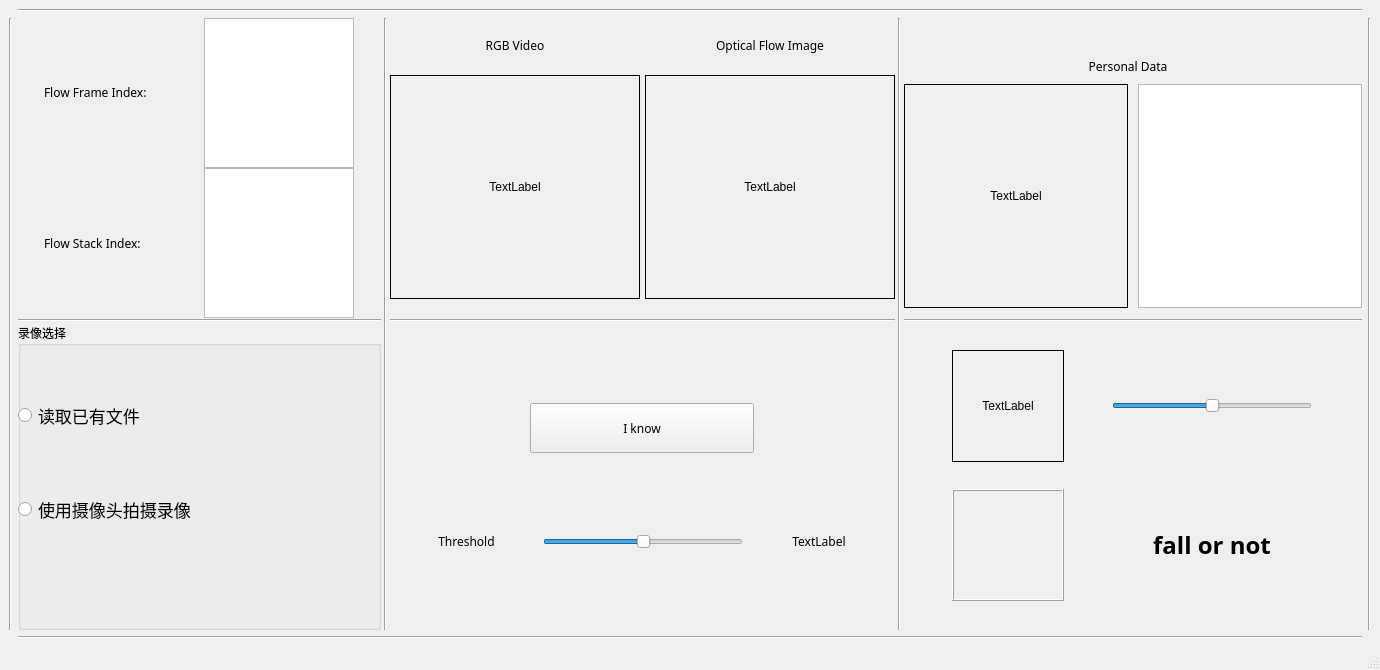
<?xml version="1.0" encoding="UTF-8"?>
<ui version="4.0">
 <class>MainWindow</class>
 <widget class="QMainWindow" name="MainWindow">
  <property name="geometry">
   <rect>
    <x>0</x>
    <y>0</y>
    <width>1380</width>
    <height>670</height>
   </rect>
  </property>
  <property name="sizePolicy">
   <sizepolicy hsizetype="Expanding" vsizetype="Expanding">
    <horstretch>0</horstretch>
    <verstretch>0</verstretch>
   </sizepolicy>
  </property>
  <property name="minimumSize">
   <size>
    <width>1380</width>
    <height>670</height>
   </size>
  </property>
  <property name="maximumSize">
   <size>
    <width>1380</width>
    <height>670</height>
   </size>
  </property>
  <property name="windowTitle">
   <string>MonitorWindow</string>
  </property>
  <widget class="QWidget" name="centralwidget">
   <property name="sizePolicy">
    <sizepolicy hsizetype="Fixed" vsizetype="Fixed">
     <horstretch>0</horstretch>
     <verstretch>0</verstretch>
    </sizepolicy>
   </property>
   <layout class="QGridLayout" name="gridLayout_6">
    <item row="2" column="1">
     <layout class="QGridLayout" name="gridLayout_0">
      <property name="horizontalSpacing">
       <number>3</number>
      </property>
      <property name="verticalSpacing">
       <number>1</number>
      </property>
      <item row="0" column="4">
       <layout class="QGridLayout" name="gridLayout_2">
        <item row="2" column="0">
         <layout class="QGridLayout" name="gridLayout_2_1">
          <item row="0" column="0">
           <widget class="QLabel" name="label_photo">
            <property name="minimumSize">
             <size>
              <width>224</width>
              <height>224</height>
             </size>
            </property>
            <property name="maximumSize">
             <size>
              <width>224</width>
              <height>224</height>
             </size>
            </property>
            <property name="frameShape">
             <enum>QFrame::Box</enum>
            </property>
            <property name="text">
             <string>TextLabel</string>
            </property>
            <property name="alignment">
             <set>Qt::AlignCenter</set>
            </property>
           </widget>
          </item>
          <item row="0" column="1">
           <spacer name="horizontalSpacer">
            <property name="orientation">
             <enum>Qt::Horizontal</enum>
            </property>
            <property name="sizeType">
             <enum>QSizePolicy::Fixed</enum>
            </property>
            <property name="sizeHint" stdset="0">
             <size>
              <width>10</width>
              <height>10</height>
             </size>
            </property>
           </spacer>
          </item>
          <item row="0" column="2">
           <widget class="QPlainTextEdit" name="plainTextEdit_data">
            <property name="sizePolicy">
             <sizepolicy hsizetype="Fixed" vsizetype="Fixed">
              <horstretch>0</horstretch>
              <verstretch>0</verstretch>
             </sizepolicy>
            </property>
            <property name="minimumSize">
             <size>
              <width>224</width>
              <height>224</height>
             </size>
            </property>
            <property name="maximumSize">
             <size>
              <width>224</width>
              <height>224</height>
             </size>
            </property>
           </widget>
          </item>
         </layout>
        </item>
        <item row="1" column="0">
         <widget class="QLabel" name="label_persondata">
          <property name="sizePolicy">
           <sizepolicy hsizetype="Expanding" vsizetype="Expanding">
            <horstretch>0</horstretch>
            <verstretch>0</verstretch>
           </sizepolicy>
          </property>
          <property name="minimumSize">
           <size>
            <width>448</width>
            <height>50</height>
           </size>
          </property>
          <property name="maximumSize">
           <size>
            <width>448</width>
            <height>20</height>
           </size>
          </property>
          <property name="font">
           <font>
            <family>Arial Black</family>
           </font>
          </property>
          <property name="text">
           <string>Personal Data</string>
          </property>
          <property name="alignment">
           <set>Qt::AlignCenter</set>
          </property>
         </widget>
        </item>
       </layout>
      </item>
      <item row="0" column="2">
       <layout class="QGridLayout" name="gridLayout_1" rowstretch="0,0" columnstretch="0,0,0">
        <property name="sizeConstraint">
         <enum>QLayout::SetMinAndMaxSize</enum>
        </property>
        <property name="horizontalSpacing">
         <number>2</number>
        </property>
        <property name="verticalSpacing">
         <number>3</number>
        </property>
        <item row="1" column="0">
         <widget class="QLabel" name="label_rgb">
          <property name="sizePolicy">
           <sizepolicy hsizetype="Expanding" vsizetype="Expanding">
            <horstretch>0</horstretch>
            <verstretch>0</verstretch>
           </sizepolicy>
          </property>
          <property name="minimumSize">
           <size>
            <width>250</width>
            <height>224</height>
           </size>
          </property>
          <property name="maximumSize">
           <size>
            <width>250</width>
            <height>224</height>
           </size>
          </property>
          <property name="frameShape">
           <enum>QFrame::Box</enum>
          </property>
          <property name="text">
           <string>TextLabel</string>
          </property>
          <property name="alignment">
           <set>Qt::AlignCenter</set>
          </property>
         </widget>
        </item>
        <item row="1" column="2">
         <widget class="QLabel" name="label_fl">
          <property name="sizePolicy">
           <sizepolicy hsizetype="Fixed" vsizetype="Fixed">
            <horstretch>0</horstretch>
            <verstretch>0</verstretch>
           </sizepolicy>
          </property>
          <property name="minimumSize">
           <size>
            <width>250</width>
            <height>224</height>
           </size>
          </property>
          <property name="maximumSize">
           <size>
            <width>250</width>
            <height>224</height>
           </size>
          </property>
          <property name="frameShape">
           <enum>QFrame::Box</enum>
          </property>
          <property name="text">
           <string>TextLabel</string>
          </property>
          <property name="alignment">
           <set>Qt::AlignCenter</set>
          </property>
         </widget>
        </item>
        <item row="0" column="0">
         <widget class="QLabel" name="label_RGB">
          <property name="sizePolicy">
           <sizepolicy hsizetype="Expanding" vsizetype="Expanding">
            <horstretch>0</horstretch>
            <verstretch>0</verstretch>
           </sizepolicy>
          </property>
          <property name="minimumSize">
           <size>
            <width>250</width>
            <height>20</height>
           </size>
          </property>
          <property name="maximumSize">
           <size>
            <width>250</width>
            <height>20</height>
           </size>
          </property>
          <property name="font">
           <font>
            <family>Arial Black</family>
           </font>
          </property>
          <property name="text">
           <string>RGB Video</string>
          </property>
          <property name="alignment">
           <set>Qt::AlignCenter</set>
          </property>
         </widget>
        </item>
        <item row="0" column="2">
         <widget class="QLabel" name="label_flow">
          <property name="sizePolicy">
           <sizepolicy hsizetype="Expanding" vsizetype="Expanding">
            <horstretch>0</horstretch>
            <verstretch>0</verstretch>
           </sizepolicy>
          </property>
          <property name="minimumSize">
           <size>
            <width>224</width>
            <height>20</height>
           </size>
          </property>
          <property name="maximumSize">
           <size>
            <width>250</width>
            <height>20</height>
           </size>
          </property>
          <property name="font">
           <font>
            <family>Arial Black</family>
           </font>
          </property>
          <property name="text">
           <string>Optical Flow Image</string>
          </property>
          <property name="alignment">
           <set>Qt::AlignCenter</set>
          </property>
         </widget>
        </item>
        <item row="1" column="1">
         <spacer name="horizontalSpacer_3">
          <property name="orientation">
           <enum>Qt::Horizontal</enum>
          </property>
          <property name="sizeType">
           <enum>QSizePolicy::Fixed</enum>
          </property>
          <property name="sizeHint" stdset="0">
           <size>
            <width>3</width>
            <height>20</height>
           </size>
          </property>
         </spacer>
        </item>
       </layout>
      </item>
      <item row="2" column="4">
       <layout class="QGridLayout" name="gridLayout_3">
        <item row="0" column="0">
         <widget class="QLabel" name="label_sound">
          <property name="minimumSize">
           <size>
            <width>112</width>
            <height>112</height>
           </size>
          </property>
          <property name="maximumSize">
           <size>
            <width>112</width>
            <height>112</height>
           </size>
          </property>
          <property name="frameShape">
           <enum>QFrame::Box</enum>
          </property>
          <property name="text">
           <string>TextLabel</string>
          </property>
          <property name="alignment">
           <set>Qt::AlignCenter</set>
          </property>
         </widget>
        </item>
        <item row="0" column="1">
         <widget class="QSlider" name="horizontalSlider_sound">
          <property name="sizePolicy">
           <sizepolicy hsizetype="Fixed" vsizetype="Fixed">
            <horstretch>0</horstretch>
            <verstretch>0</verstretch>
           </sizepolicy>
          </property>
          <property name="minimumSize">
           <size>
            <width>200</width>
            <height>20</height>
           </size>
          </property>
          <property name="maximumSize">
           <size>
            <width>200</width>
            <height>20</height>
           </size>
          </property>
          <property name="layoutDirection">
           <enum>Qt::LeftToRight</enum>
          </property>
          <property name="maximum">
           <number>100</number>
          </property>
          <property name="value">
           <number>50</number>
          </property>
          <property name="orientation">
           <enum>Qt::Horizontal</enum>
          </property>
         </widget>
        </item>
        <item row="1" column="0">
         <widget class="QFrame" name="frame_fall">
          <property name="minimumSize">
           <size>
            <width>112</width>
            <height>112</height>
           </size>
          </property>
          <property name="maximumSize">
           <size>
            <width>112</width>
            <height>112</height>
           </size>
          </property>
          <property name="autoFillBackground">
           <bool>false</bool>
          </property>
          <property name="frameShape">
           <enum>QFrame::Box</enum>
          </property>
          <property name="frameShadow">
           <enum>QFrame::Raised</enum>
          </property>
         </widget>
        </item>
        <item row="1" column="1">
         <widget class="QLabel" name="label_fall">
          <property name="font">
           <font>
            <family>Arial Black</family>
            <pointsize>18</pointsize>
            <weight>75</weight>
            <bold>true</bold>
            <kerning>true</kerning>
           </font>
          </property>
          <property name="text">
           <string>fall or not</string>
          </property>
          <property name="textFormat">
           <enum>Qt::AutoText</enum>
          </property>
          <property name="alignment">
           <set>Qt::AlignCenter</set>
          </property>
         </widget>
        </item>
       </layout>
      </item>
      <item row="2" column="2">
       <layout class="QGridLayout" name="gridLayout_7">
        <item row="1" column="0">
         <layout class="QGridLayout" name="gridLayout_4">
          <item row="1" column="1">
           <widget class="QSlider" name="horizontalSlider_threshold">
            <property name="minimumSize">
             <size>
              <width>200</width>
              <height>0</height>
             </size>
            </property>
            <property name="maximumSize">
             <size>
              <width>200</width>
              <height>16777215</height>
             </size>
            </property>
            <property name="maximum">
             <number>10</number>
            </property>
            <property name="singleStep">
             <number>1</number>
            </property>
            <property name="pageStep">
             <number>1</number>
            </property>
            <property name="sliderPosition">
             <number>5</number>
            </property>
            <property name="orientation">
             <enum>Qt::Horizontal</enum>
            </property>
           </widget>
          </item>
          <item row="1" column="0">
           <widget class="QLabel" name="label_Threshold">
            <property name="font">
             <font>
              <family>Arial Black</family>
             </font>
            </property>
            <property name="text">
             <string>Threshold</string>
            </property>
            <property name="alignment">
             <set>Qt::AlignCenter</set>
            </property>
           </widget>
          </item>
          <item row="1" column="2">
           <widget class="QLabel" name="label_Threshold_2">
            <property name="font">
             <font>
              <family>Arial Black</family>
             </font>
            </property>
            <property name="text">
             <string>TextLabel</string>
            </property>
            <property name="alignment">
             <set>Qt::AlignCenter</set>
            </property>
           </widget>
          </item>
         </layout>
        </item>
        <item row="0" column="0">
         <layout class="QGridLayout" name="gridLayout_5">
          <item row="0" column="0">
           <widget class="QPushButton" name="pushButton">
            <property name="sizePolicy">
             <sizepolicy hsizetype="Fixed" vsizetype="Fixed">
              <horstretch>0</horstretch>
              <verstretch>0</verstretch>
             </sizepolicy>
            </property>
            <property name="minimumSize">
             <size>
              <width>224</width>
              <height>50</height>
             </size>
            </property>
            <property name="maximumSize">
             <size>
              <width>224</width>
              <height>50</height>
             </size>
            </property>
            <property name="font">
             <font>
              <family>Arial Black</family>
             </font>
            </property>
            <property name="text">
             <string>I know</string>
            </property>
           </widget>
          </item>
         </layout>
        </item>
       </layout>
      </item>
      <item row="1" column="0">
       <widget class="Line" name="line_2">
        <property name="sizePolicy">
         <sizepolicy hsizetype="Expanding" vsizetype="Fixed">
          <horstretch>0</horstretch>
          <verstretch>0</verstretch>
         </sizepolicy>
        </property>
        <property name="orientation">
         <enum>Qt::Horizontal</enum>
        </property>
       </widget>
      </item>
      <item row="1" column="4">
       <widget class="Line" name="line_4">
        <property name="sizePolicy">
         <sizepolicy hsizetype="Expanding" vsizetype="Fixed">
          <horstretch>0</horstretch>
          <verstretch>0</verstretch>
         </sizepolicy>
        </property>
        <property name="orientation">
         <enum>Qt::Horizontal</enum>
        </property>
       </widget>
      </item>
      <item row="0" column="1" rowspan="3">
       <widget class="Line" name="line">
        <property name="sizePolicy">
         <sizepolicy hsizetype="Fixed" vsizetype="Expanding">
          <horstretch>0</horstretch>
          <verstretch>0</verstretch>
         </sizepolicy>
        </property>
        <property name="orientation">
         <enum>Qt::Vertical</enum>
        </property>
       </widget>
      </item>
      <item row="1" column="2">
       <widget class="Line" name="line_3">
        <property name="sizePolicy">
         <sizepolicy hsizetype="Expanding" vsizetype="Fixed">
          <horstretch>0</horstretch>
          <verstretch>0</verstretch>
         </sizepolicy>
        </property>
        <property name="orientation">
         <enum>Qt::Horizontal</enum>
        </property>
       </widget>
      </item>
      <item row="0" column="0">
       <layout class="QGridLayout" name="gridLayout_9">
        <item row="0" column="0">
         <layout class="QGridLayout" name="gridLayout_8">
          <item row="2" column="2">
           <widget class="QPlainTextEdit" name="FlowStackTextEdit">
            <property name="maximumSize">
             <size>
              <width>150</width>
              <height>150</height>
             </size>
            </property>
           </widget>
          </item>
          <item row="1" column="2">
           <widget class="QPlainTextEdit" name="FlowProcessTextEdit">
            <property name="minimumSize">
             <size>
              <width>150</width>
              <height>0</height>
             </size>
            </property>
            <property name="maximumSize">
             <size>
              <width>150</width>
              <height>150</height>
             </size>
            </property>
           </widget>
          </item>
          <item row="1" column="0">
           <widget class="QLabel" name="FlowProcessLabel">
            <property name="minimumSize">
             <size>
              <width>150</width>
              <height>150</height>
             </size>
            </property>
            <property name="maximumSize">
             <size>
              <width>150</width>
              <height>150</height>
             </size>
            </property>
            <property name="font">
             <font>
              <family>Arial Black</family>
             </font>
            </property>
            <property name="text">
             <string>&lt;html&gt;&lt;head/&gt;&lt;body&gt;&lt;p&gt;Flow Frame Index:&lt;/p&gt;&lt;/body&gt;&lt;/html&gt;</string>
            </property>
           </widget>
          </item>
          <item row="2" column="0">
           <widget class="QLabel" name="FlowStackLabel">
            <property name="minimumSize">
             <size>
              <width>150</width>
              <height>150</height>
             </size>
            </property>
            <property name="maximumSize">
             <size>
              <width>150</width>
              <height>150</height>
             </size>
            </property>
            <property name="font">
             <font>
              <family>Arial Black</family>
             </font>
            </property>
            <property name="text">
             <string>Flow Stack Index:</string>
            </property>
           </widget>
          </item>
          <item row="1" column="1" rowspan="2">
           <spacer name="horizontalSpacer_2">
            <property name="orientation">
             <enum>Qt::Horizontal</enum>
            </property>
            <property name="sizeType">
             <enum>QSizePolicy::Fixed</enum>
            </property>
            <property name="sizeHint" stdset="0">
             <size>
              <width>10</width>
              <height>20</height>
             </size>
            </property>
           </spacer>
          </item>
         </layout>
        </item>
       </layout>
      </item>
      <item row="0" column="3" rowspan="3">
       <widget class="Line" name="line_7">
        <property name="sizePolicy">
         <sizepolicy hsizetype="Fixed" vsizetype="Expanding">
          <horstretch>0</horstretch>
          <verstretch>0</verstretch>
         </sizepolicy>
        </property>
        <property name="orientation">
         <enum>Qt::Vertical</enum>
        </property>
       </widget>
      </item>
      <item row="2" column="0">
       <widget class="QGroupBox" name="groupBox">
        <property name="sizePolicy">
         <sizepolicy hsizetype="Expanding" vsizetype="Expanding">
          <horstretch>0</horstretch>
          <verstretch>0</verstretch>
         </sizepolicy>
        </property>
        <property name="font">
         <font>
          <family>Arial Black</family>
         </font>
        </property>
        <property name="title">
         <string>录像选择</string>
        </property>
        <widget class="QWidget" name="gridLayoutWidget">
         <property name="geometry">
          <rect>
           <x>0</x>
           <y>20</y>
           <width>331</width>
           <height>241</height>
          </rect>
         </property>
         <layout class="QGridLayout" name="gridLayout">
          <item row="0" column="0">
           <widget class="QRadioButton" name="radioButton">
            <property name="font">
             <font>
              <family>Arial Black</family>
              <pointsize>13</pointsize>
             </font>
            </property>
            <property name="layoutDirection">
             <enum>Qt::LeftToRight</enum>
            </property>
            <property name="text">
             <string>读取已有文件</string>
            </property>
           </widget>
          </item>
          <item row="1" column="0">
           <widget class="QRadioButton" name="radioButton_2">
            <property name="font">
             <font>
              <family>Arial Black</family>
              <pointsize>13</pointsize>
             </font>
            </property>
            <property name="text">
             <string>使用摄像头拍摄录像</string>
            </property>
           </widget>
          </item>
         </layout>
        </widget>
       </widget>
      </item>
     </layout>
    </item>
    <item row="3" column="1">
     <widget class="Line" name="line_5">
      <property name="sizePolicy">
       <sizepolicy hsizetype="Expanding" vsizetype="Fixed">
        <horstretch>0</horstretch>
        <verstretch>0</verstretch>
       </sizepolicy>
      </property>
      <property name="orientation">
       <enum>Qt::Horizontal</enum>
      </property>
     </widget>
    </item>
    <item row="1" column="1">
     <widget class="Line" name="line_0">
      <property name="sizePolicy">
       <sizepolicy hsizetype="Expanding" vsizetype="Fixed">
        <horstretch>0</horstretch>
        <verstretch>0</verstretch>
       </sizepolicy>
      </property>
      <property name="orientation">
       <enum>Qt::Horizontal</enum>
      </property>
     </widget>
    </item>
    <item row="2" column="0">
     <widget class="Line" name="line_6">
      <property name="sizePolicy">
       <sizepolicy hsizetype="Fixed" vsizetype="Expanding">
        <horstretch>0</horstretch>
        <verstretch>0</verstretch>
       </sizepolicy>
      </property>
      <property name="orientation">
       <enum>Qt::Vertical</enum>
      </property>
     </widget>
    </item>
    <item row="2" column="2">
     <widget class="Line" name="line_8">
      <property name="sizePolicy">
       <sizepolicy hsizetype="Fixed" vsizetype="Expanding">
        <horstretch>0</horstretch>
        <verstretch>0</verstretch>
       </sizepolicy>
      </property>
      <property name="orientation">
       <enum>Qt::Vertical</enum>
      </property>
     </widget>
    </item>
   </layout>
  </widget>
  <widget class="QMenuBar" name="menubar">
   <property name="geometry">
    <rect>
     <x>0</x>
     <y>0</y>
     <width>1380</width>
     <height>26</height>
    </rect>
   </property>
  </widget>
  <widget class="QStatusBar" name="statusbar"/>
 </widget>
 <resources/>
 <connections/>
</ui>
